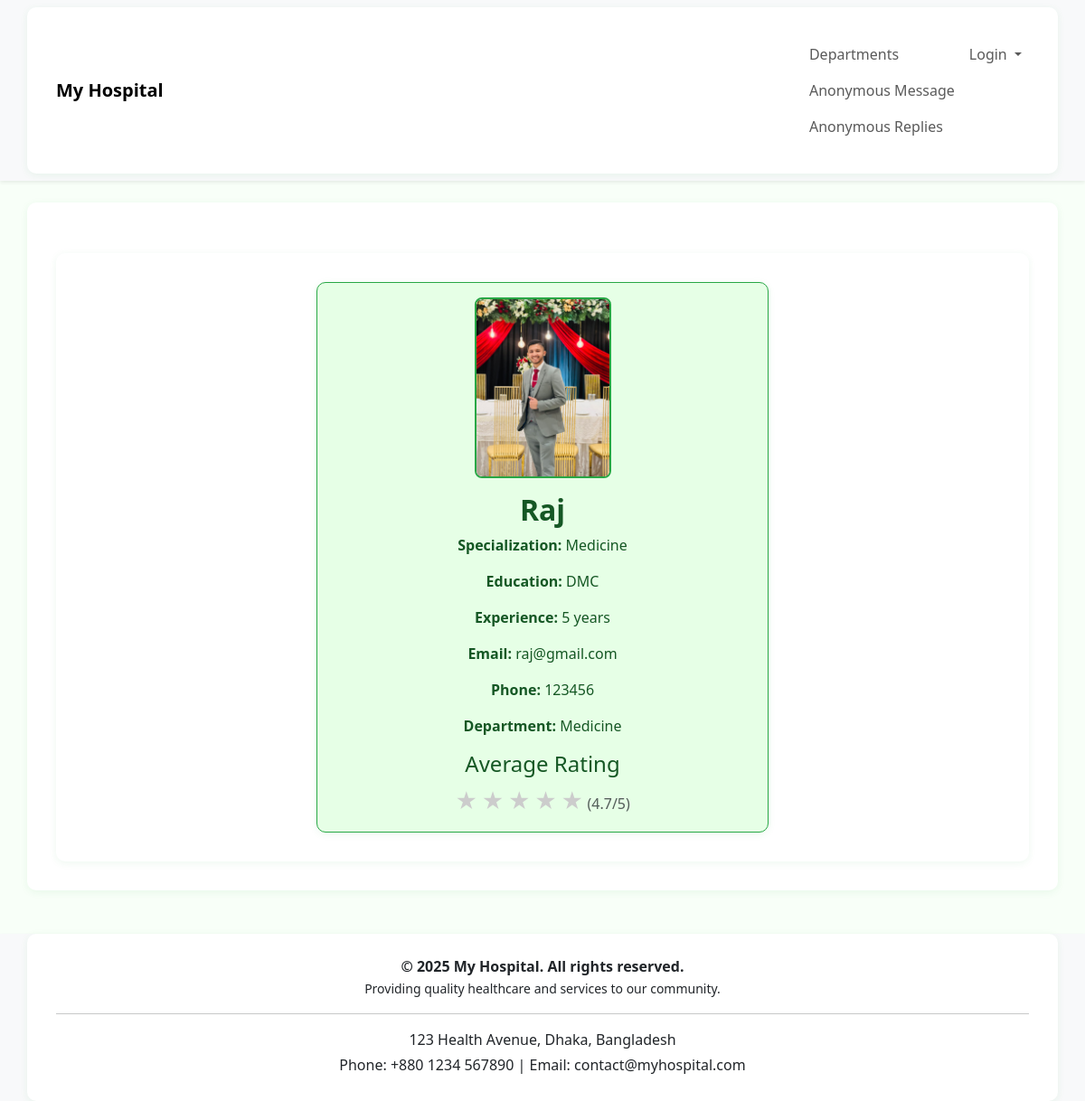
/doctors/doctor/3/, run on the app's committed database.
### doctors/models.py (models this page shows, shortened)
class doctor(models.Model):
    user = models.OneToOneField(User, on_delete=models.CASCADE, null=True, blank=True)  # link to Django user
    name = models.CharField(max_length=100)
    specialization = models.CharField(max_length=100)
    phone_number = models.CharField(max_length=15)
    email = models.EmailField()
    department = models.ForeignKey('department', on_delete=models.CASCADE, null=True, blank=True)
    photo = models.ImageField(upload_to='doctor_photos/', null=True, blank=True)
    education = models.CharField(max_length=255, null=True, blank=True)
    experience = models.TextField(null=True, blank=True)
    consultation_fee = models.DecimalField(max_digits=8, decimal_places=2, default=0)
    def average_rating(self):
        avg = self.feedback_set.aggregate(Avg('rating'))['rating__avg']
        return round(avg, 1) if avg else 0

class department(models.Model):
    name = models.CharField(max_length=100)
    head = models.CharField(max_length=100)

### doctors/views.py (the view)
# urls.py: path('doctor/<int:doctor_id>/', views.doctor_profile, name='doctor_profile'),
def doctor_profile(request, doctor_id):
    doc = doctor.objects.get(id=doctor_id)
    return render(request, 'doctor_profile.html', {'doc': doc})

### templates/doctor_profile.html (shortened to what this page needs)
{% extends 'base.html' %}
{% load static %}
{% block content %}
<link rel="stylesheet" href="{% static 'doctor_profile.css' %}">
<div class="container mt-4">
    <div class="card mx-auto">
        <div class="card-body text-center">
            {% if doc.photo %}
                <img src="{{ doc.photo.url }}" class="img-fluid mb-3" alt="{{ doc.name }}" style="max-height:200px;">
            {% else %}
                <img src="{% static 'default_doctor.png' %}" class="img-fluid mb-3" alt="No Photo" style="max-height:200px;">
            {% endif %}
            <h2>{{ doc.name }}</h2>
            <p class="card-text"><strong>Specialization:</strong> {{ doc.specialization }}</p>
            <p class="card-text"><strong>Education:</strong> {{ doc.education }}</p>
            <p class="card-text"><strong>Experience:</strong> {{ doc.experience }}</p>
            <p class="card-text"><strong>Email:</strong> {{ doc.email }}</p>
            <p class="card-text"><strong>Phone:</strong> {{ doc.phone_number }}</p>
            <p class="card-text"><strong>Department:</strong> {{ doc.department.name }}</p>
            <div class="mt-3">
                <h4>Average Rating</h4>
                {% with avg=doc.average_rating %}
                    {% if avg %}
                        <p class="mb-0">
                            {% for i in "12345" %}
                                {% if forloop.counter <= avg|floatformat:0 %}
                                    <span style="color: #FFD700; font-size: 1.5rem;">&#9733;</span>
                                {% else %}
                                    <span style="color: #ccc; font-size: 1.5rem;">&#9733;</span>
                                {% endif %}
                            {% endfor %}
                            <span class="text-muted">({{ avg|floatformat:1 }}/5)</span>
                        </p>
                    {% else %}
                        <p class="text-muted">No ratings yet.</p>
                    {% endif %}
                {% endwith %}
            </div>
        </div>
    </div>
</div>
{% endblock %}

### static/doctor_profile.css (style rules this page uses)
body { background-color: #f8fff8; }
.container { background: #fff; border-radius: 10px; padding: 2rem; box-shadow: 0 2px 8px rgba(40,167,69,0.08); }
.card { border-radius: 10px; border: 1px solid #28a745; background-color: #e6ffe6; color: #155724; box-shadow: 0 2px 8px rgba(40,167,69,0.08); max-width: 500px; margin: 0 auto; }
.card-title, h2, h3 { color: #155724; font-weight: bold; }
.img-fluid { border-radius: 8px; border: 2px solid #28a745; margin-bottom: 1rem; background: #fff; }
.card-text { color: #155724; }

### data on the page
doctor: photo (picture), name "Raj", specialization "Medicine", education "DMC", experience "5 years", email "raj@gmail.com", phone_number "123456", department.name "Medicine"

### other printed values
{{ avg|floatformat:1 }} "4.7"
